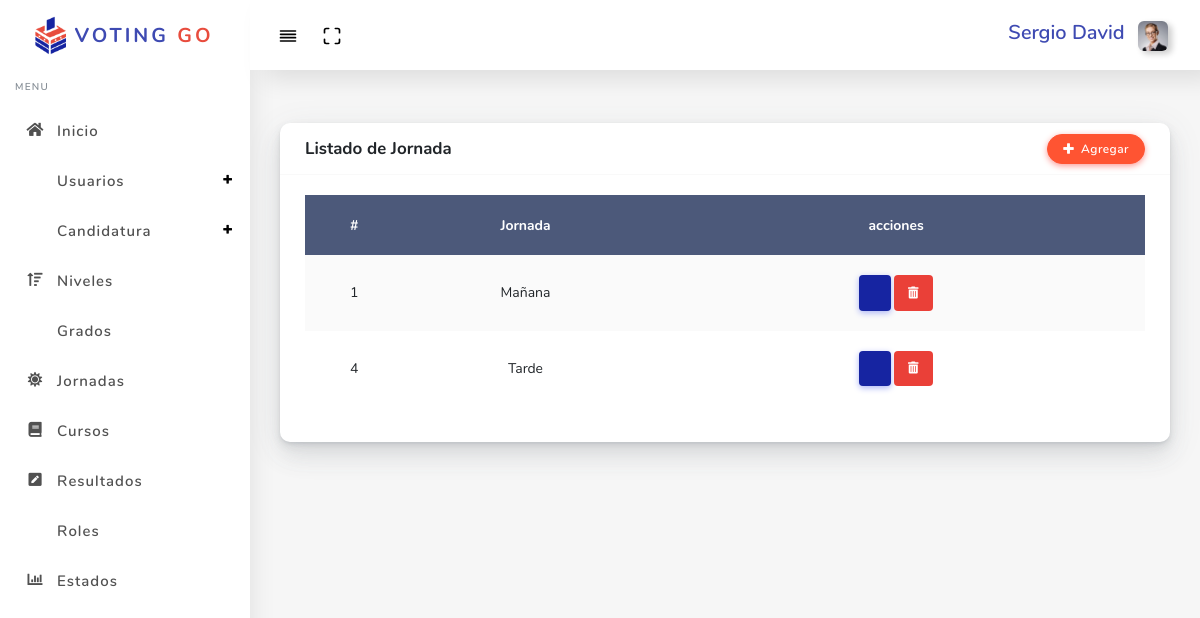
Screenshot of /?controller=wday (signed in) with the database file from the repository.
### tables this page shows
CREATE TABLE `working_day` (
  `id` int(11) NOT NULL,
  `wday_name` varchar(20) NOT NULL
);

### controllers/WDayController.php (called while the page is built, shortened)
<?php
	require 'models/WDay.php';
	class WDayController
	{
		private $model;
		public function __construct()
		{
			$this->model = new WDay;
		}
		public function index()
		{
			require 'views/layout.php';
			$working_day = $this->model->getAll();
			require 'views/wday/listWDay.php';
		}
	}

### models/WDay.php (called while the page is built, shortened)
<?php
	class wday
	{
		private $pdo;
		public function __construct()
		{
			try {
				$this->pdo = new Database;
			} catch(PDOException $e) {
				die($e->getMessage());
			}
		}
		public function getAll()
		{
			try {
				$strSql = "SELECT * FROM working_day";
				$query = $this->pdo->select($strSql);
				return $query;
			} catch(PDOException $e) {
				die($e->getMessage());
			}
		}
	}

### providers/Database.php (called while the page is built, shortened)
<?php
class Database extends PDO
{
	public function select($strSql, $arrayData = array(), $fetchMode = PDO::FETCH_OBJ)
	{
		$query = $this->prepare($strSql);
		if(!$query->execute()) {
			echo "Error, la Consulta no se Realizó";
		} else {
			return $query->fetchAll($fetchMode);
		}
	}
}

### views/wday/listWDay.php (the view, shortened to what this page needs)
<link rel="stylesheet" href="assets/bundles/datatables/datatables.min.css">
<link rel="stylesheet" href="assets/bundles/datatables/DataTables-1.10.16/css/dataTables.bootstrap4.min.css">
<div class="main-content">
  <section class="section">
    <div class="section-body">
      <div class="row">
        <div class="col-12">
          <div class="card">
            <div class="card-header">
              <h4>Listado de Jornada</h4>
              <button type="button" class="btn btn-icon icon-left btn-danger ml-auto" data-toggle="modal" data-target="#basicModal"><i class="fas fa-plus"></i> Agregar</button>
            </div>
            <div class="card-body">
              <div class="table-responsive">
                <table class="table table-striped" id="table-2">
                  <thead>
                    <tr>
                      <th>#</th>
                      <th>Jornada</th>
                      <th>acciones</th>
                    </tr>
                  </thead>
                  <tbody>
                    <?php foreach ($working_day as $wdays) :
                        if ($wdays->wday_name=="Mañana" || $wdays->wday_name=="Tarde") {
                        ?>
                      <tr>
                        <td>
                          <?php echo $wdays->id ?>
                        </td>
                        <td><?php echo $wdays->wday_name ?></td>
                        <td>
                          <div class="card-body">
                            <a href="?controller=WDay&method=edit&id=<?php echo $wdays->id ?>" data-toggle="modal" data-target="#basicModal<?php echo $wdays->id ?>" class="btn btn-icon icon-left btn-primary"><i class="fas fa-pen"></i></a>
                            <a href="?controller=wday&method=delete&id=<?php echo $wdays->id ?>" type="button" class="btn btn-icon" style="background-color: #ea4038; color: #fff;"><i class="fas fa-trash-alt"></i></a>
                          </div>
                        </td>
                      </tr>
                        <?php
                        }
                      ?>
                    <?php endforeach ?>
                  </tbody>
                </table>
              </div>
            </div>
          </div>
        </div>
      </div>
    </div>
  </section>
</div>

### assets/css/style2.css (style rules this page uses)
th { text-align: center; }
td { text-align: center; }

### rows the page displays
working_day: id "1", wday_name "Mañana"
working_day: id "4", wday_name "Tarde"

### other values shown
$_SESSION['user']->name "Sergio David"
